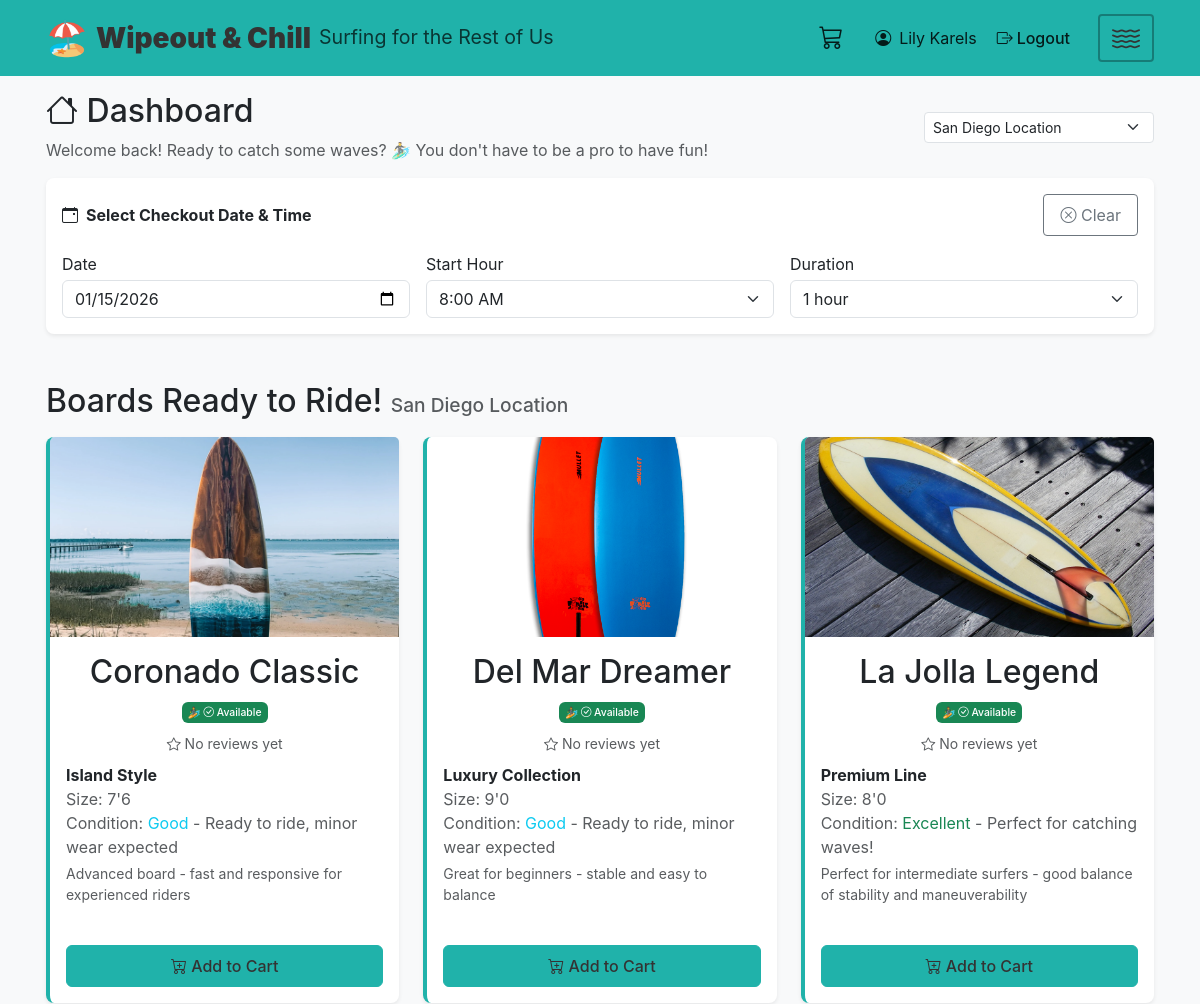
The page /dashboard (signed in, upper part) on the database as committed earlier.
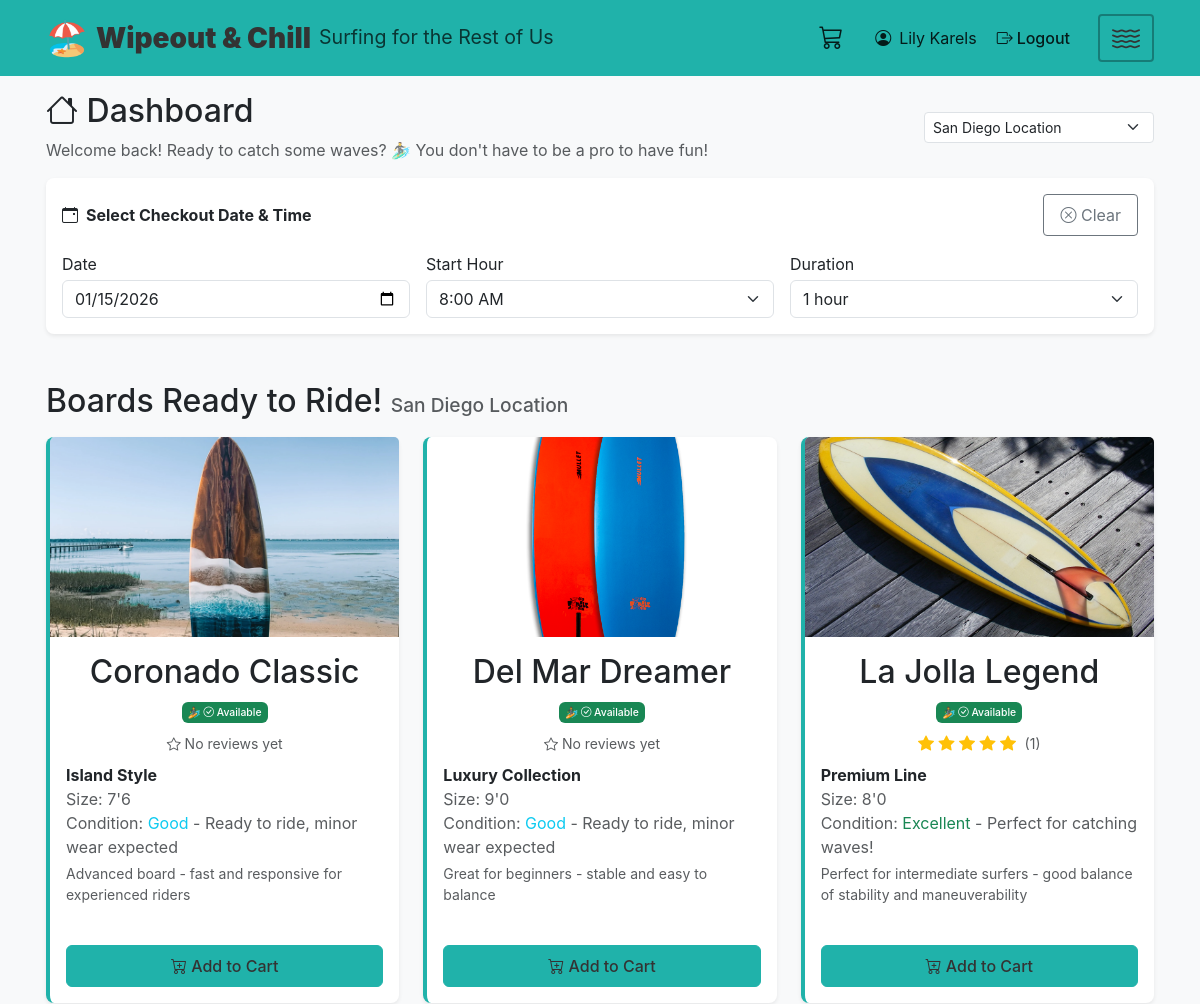
The same page on the database as committed later.
### models/board.py (models this page shows, shortened)
class Board(db.Model):
    __tablename__ = 'boards'
    STATUS_AVAILABLE = BOARD_STATUS_AVAILABLE
    STATUS_CHECKED_OUT = BOARD_STATUS_CHECKED_OUT
    STATUS_DAMAGED = BOARD_STATUS_DAMAGED
    STATUS_IN_REPAIR = BOARD_STATUS_IN_REPAIR
    STATUS_REPLACED = BOARD_STATUS_REPLACED
    CONDITION_EXCELLENT = BOARD_CONDITION_EXCELLENT
    CONDITION_GOOD = BOARD_CONDITION_GOOD
    CONDITION_FAIR = BOARD_CONDITION_FAIR
    id = db.Column(db.String(36), primary_key=True, default=lambda: str(uuid.uuid4()))
    location_id = db.Column(db.String(36), db.ForeignKey('locations.id', ondelete='CASCADE'), nullable=False)
    name = db.Column(db.String(255), nullable=False)
    brand = db.Column(db.String(100), nullable=True)
    size = db.Column(db.String(50), nullable=True)
    image_url = db.Column(db.String(500), nullable=True)  # URL to surfboard image
    status = db.Column(db.String(50), default=BOARD_STATUS_AVAILABLE, nullable=False)
    condition = db.Column(db.String(50), default=BOARD_CONDITION_GOOD, nullable=True)
    created_at = db.Column(db.DateTime, default=datetime.utcnow, nullable=False)
    updated_at = db.Column(db.DateTime, default=datetime.utcnow, onupdate=datetime.utcnow, nullable=False)
    @classmethod
    def find_by_location(cls, location_id):
        return cls.query.filter_by(location_id=location_id).order_by(cls.name).all()
    def is_available_at_datetime(self, checkout_datetime, duration_hours=1):
        from models.checkout import Checkout
        from models.reservation import Reservation
        from datetime import timedelta
        if checkout_datetime.tzinfo is not None:
            checkout_start = checkout_datetime.replace(tzinfo=None)
        else:
            checkout_start = checkout_datetime
        checkout_end = checkout_start + timedelta(hours=duration_hours)
        active_checkouts = Checkout.query.filter_by(
            board_id=self.id,
            status=Checkout.STATUS_ACTIVE
        ).all()
        for checkout in active_checkouts:
            existing_start = checkout.checkout_time
            existing_end = checkout.expected_return_time or (existing_start + timedelta(hours=1))
            if checkout_start < existing_end and checkout_end > existing_start:
                return False, "Reserved"
        reservations = Reservation.query.filter_by(
            board_id=self.id
        ).filter(
            Reservation.status.in_([Reservation.STATUS_PENDING, Reservation.STATUS_AVAILABLE])
        ).all()
        for reservation in reservations:
            reservation_date = reservation.unlock_time.date()
            if checkout_start.date() == reservation_date:
                return False, "Reserved"
        return True, None

### routes/user_routes.py (the view, shortened to what this page needs)
@user_routes.route('/dashboard')
@login_required
def dashboard():
    from datetime import datetime, timedelta
    from models.board import Board
    import pytz
    location_id = get_selected_location_id()
    if not location_id:
        all_locations = Location.find_all()
        if all_locations:
            location_id = all_locations[0].id
            session['selected_location_id'] = location_id
    all_locations = Location.find_all()
    selected_date = request.args.get('selected_date') or session.get('checkout_date')
    selected_hour = request.args.get('selected_hour') or session.get('checkout_hour')
    selected_duration = request.args.get('selected_duration') or session.get('checkout_duration', '1')
    selected_datetime_utc = None
    if not selected_date or not selected_hour:
        if location_id:
            tz = timezone_service.get_location_timezone(location_id)
            now_local = timezone_service.now_in_location(location_id)
            next_day = now_local + timedelta(days=1)
            next_day_8am = next_day.replace(hour=8, minute=0, second=0, microsecond=0)
            selected_date = next_day_8am.strftime('%Y-%m-%d')
            selected_hour = '8'
            selected_duration = '1'
    if selected_date and selected_hour:
        session['checkout_date'] = selected_date
        session['checkout_hour'] = selected_hour
        session['checkout_duration'] = selected_duration
        session.permanent = True
    if selected_date and selected_hour:
        try:
            hour = int(selected_hour)
            selected_datetime_local = datetime.strptime(f"{selected_date} {hour:02d}:00", '%Y-%m-%d %H:%M')
            if location_id:
                tz = timezone_service.get_location_timezone(location_id)
                selected_datetime_local = tz.localize(selected_datetime_local)
                selected_datetime_utc = selected_datetime_local.astimezone(pytz.UTC)
        except (ValueError, TypeError):
            selected_datetime_utc = None
    all_boards = Board.find_by_location(location_id) if location_id else []
    duration_hours = int(selected_duration) if selected_duration else 1
    from models.board_rating import BoardRating
    available_boards = []
    for board in all_boards:
        if selected_datetime_utc:
            is_available, reason = board.is_available_at_datetime(selected_datetime_utc, duration_hours)
            board.availability_at_time = is_available
            board.availability_reason = reason if not is_available else None
        else:
            board.availability_at_time = board.is_available()
            board.availability_reason = None if board.is_available() else "Not available"
        rating_data = BoardRating.get_average_rating(board.id)
        board.avg_rating = rating_data['average']
        board.rating_count = rating_data['count']
        available_boards.append(board)
    all_active_checkouts = Checkout.find_active_by_user(current_user.id)
    now = datetime.utcnow()
    reservations = Reservation.find_by_user(current_user.id)
    all_items = []
    def sort_key(x):
        if hasattr(x, 'is_checkout') and x.is_checkout:
            if x.checkout_time > now:
                return (0, x.checkout_time)  # Scheduled first
            else:
                return (1, x.checkout_time)  # In use second
        else:
            unlock = x.unlock_time if hasattr(x, 'unlock_time') else datetime.min
            return (2, unlock)  # Reservations third
    all_items.sort(key=sort_key)
    current_location = Location.find_by_id(location_id) if location_id else None
    return render_template('user/dashboard.html',
                         available_boards=available_boards,
                         all_items=all_items,
                         all_locations=all_locations,
                         current_location=current_location,
                         selected_location_id=location_id,
                         selected_date=selected_date,
                         selected_hour=selected_hour,
                         selected_duration=selected_duration,
                         now=now,
                         timezone_service=timezone_service)

### app.py (called while the page is built)
@login_manager.user_loader
def load_user(user_id):
    return User.find_by_id(user_id)

### models/board_rating.py (called while the page is built)
    @classmethod
    def get_average_rating(cls, board_id):
        from sqlalchemy import func
        result = cls.query.filter_by(board_id=board_id).with_entities(
            func.avg(cls.rating).label('avg_rating'),
            func.count(cls.id).label('count')
        ).first()
        if result and result.avg_rating:
            return {
                'average': float(result.avg_rating),
                'count': result.count
            }
        return {'average': 0.0, 'count': 0}

### models/checkout.py (called while the page is built)
    @classmethod
    def find_active_by_user(cls, user_id):
        return cls.query.filter_by(user_id=user_id, status=cls.STATUS_ACTIVE).order_by(cls.checkout_time.desc()).all()

### models/location.py (called while the page is built)
    @classmethod
    def find_all(cls):
        return cls.query.all()

    @classmethod
    def find_by_id(cls, location_id):
        return cls.query.get(location_id)

### models/reservation.py (called while the page is built)
    @classmethod
    def find_by_user(cls, user_id):
        return cls.query.filter_by(user_id=user_id).order_by(cls.unlock_time.asc()).all()

### models/user.py (called while the page is built)
    @classmethod
    def find_by_id(cls, user_id):
        return cls.query.get(user_id)

### templates/user/dashboard.html (shortened to what the changed rows need)
{% extends "base.html" %}
{% block content %}
<div class="row">
    <div class="col-12">
        <div class="d-flex justify-content-between align-items-center mb-3">
            <div>
                <h1 class="mb-2">
                    <i class="bi bi-house"></i> Dashboard
                </h1>
            </div>
        </div>
    </div>
</div>
<div class="row mb-4">
    <div class="col-12">
        <div class="d-flex justify-content-between align-items-center mb-3">
            <h2 class="mb-0">Boards Ready to Ride! <span class="text-muted" style="font-size: 0.6em;">{{ current_location.name if current_location else '' }}</span></h2>
        </div>
        {% if available_boards %}
        <div class="row g-4">
            {% for board in available_boards %}
            <div class="col-12 col-md-6 col-lg-4">
                <div class="card board-card shadow-sm h-100 {% if not board.availability_at_time %}unavailable{% endif %}" data-board-id="{{ board.id }}">
                    {% if board.image_url %}
                    <img src="{{ url_for('static', filename=board.image_url) }}"
                         class="card-img-top"
                         alt="{{ board.name }}"
                         style="height: 200px; object-fit: cover;">
                    {% else %}
                    <div class="card-img-top bg-light d-flex align-items-center justify-content-center" style="height: 200px;">
                        <i class="bi bi-image" style="font-size: 3rem; color: #ccc;"></i>
                    </div>
                    {% endif %}
                    <div class="card-body d-flex flex-column">
                        <h5 class="card-title text-center">{{ board.name }}</h5>
                        <div class="text-center mb-2">
                            {% if board.availability_at_time %}
                            <span class="badge bg-success" style="font-size: 0.65em; padding: 0.35em 0.6em; display: inline-block; white-space: nowrap;">
                                <i class="bi bi-check-circle"></i> Available
                            </span>
                            {% else %}
                            <span class="badge bg-danger" style="font-size: 0.65em; padding: 0.35em 0.6em; display: inline-block; white-space: nowrap;">
                                <i class="bi bi-x-circle"></i> {{ board.availability_reason or 'Not Available' }}
                            </span>
                            {% endif %}
                        </div>
                        <div class="text-center mb-2">
                            {% if board.rating_count > 0 %}
                            <span class="board-rating" title="{{ board.rating_count }} review{% if board.rating_count != 1 %}s{% endif %}">
                                {% for i in range(1, 6) %}
                                    {% if i <= board.avg_rating|round %}
                                    <i class="bi bi-star-fill text-warning"></i>
                                    {% elif i - 0.5 <= board.avg_rating %}
                                    <i class="bi bi-star-half text-warning"></i>
                                    {% else %}
                                    <i class="bi bi-star text-muted"></i>
                                    {% endif %}
                                {% endfor %}
                                <small class="text-muted ms-1">({{ board.rating_count }})</small>
                            </span>
                            {% else %}
                            <small class="text-muted"><i class="bi bi-star"></i> No reviews yet</small>
                            {% endif %}
                        </div>
                        <p class="card-text flex-grow-1">
                            {% if board.brand %}<strong>{{ board.brand }}</strong><br>{% endif %}
                            {% if board.size %}<span class="text-muted">Size: {{ board.size }}</span><br>{% endif %}
                            {% if board.condition %}
                                <span class="text-muted">
                                    Condition:
                                    {% if board.condition == 'excellent' %}
                                        <span class="text-success">Excellent</span> - Perfect for catching waves!
                                    {% elif board.condition == 'good' %}
                                        <span class="text-info">Good</span> - Ready to ride, minor wear expected
                                    {% else %}
                                        <span class="text-warning">Fair</span> - Functional with some signs of use
                                    {% endif %}
                                </span>
                            {% endif %}
                            {% if board.size %}
                                <br><small class="text-muted mt-1 d-block">
                                    {% if '10' in board.size or '9' in board.size %}
                                        Great for beginners - stable and easy to balance
                                    {% elif '8' in board.size %}
                                        Perfect for intermediate surfers - good balance of stability and maneuverability
                                    {% elif '7' in board.size %}
                                        Advanced board - fast and responsive for experienced riders
                                    {% else %}
                                        Versatile board suitable for various skill levels
                                    {% endif %}
                                </small>
                            {% endif %}
                        </p>
                        {% set in_cart = board.id in session.get('cart', []) %}
                        {% if in_cart %}
                        <button class="btn btn-outline-success add-to-cart-btn w-100 mt-auto"
                                data-board-id="{{ board.id }}"
                                disabled
                                style="cursor: not-allowed;">
                            <i class="bi bi-check-circle"></i> In Cart
                        </button>
                        {% else %}
                        <button class="btn btn-primary add-to-cart-btn w-100 mt-auto"
                                data-board-id="{{ board.id }}">
                            <i class="bi bi-cart-plus"></i> Add to Cart
                        </button>
                        {% endif %}
                    </div>
                </div>
            </div>
            {% endfor %}
        </div>
        {% else %}
        <div class="text-center py-4">
            <i class="bi bi-emoji-frown" style="font-size: 3rem;"></i>
            <p class="text-muted mt-2">No boards available right now. But don't worry - more waves (and boards) are coming!</p>
        </div>
        {% endif %}
    </div>
</div>
{% endblock %}

Rows that differ between the two databases and show on the page:
changed Board "La Jolla Legend": rating_count (not shown) → "1"; text "No reviews yet" → "( )"
